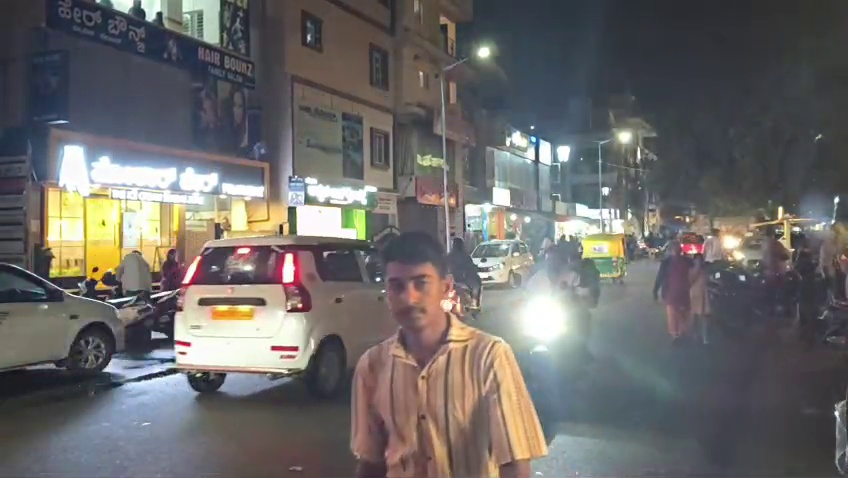
#> input picture backend/tmp_frs_video_test/frame_1.jpg, 848 x 478 px
$ python -i cameraQuality.py   (imports and definitions only)   (older library calls are emulated)
#> lines starting #> are read from the running program, lines starting #| are printed output that depends on the picture
#> further down, picture is the input picture: shape (478, 848, 3); mean B, G, R 104.3, 105.5, 107.6
from __future__ import annotations
from dataclasses import dataclass
from typing import Any, Dict, List
import cv2
import numpy as np

@dataclass(frozen=True)
class QualityThresholds:
    min_quality: float = 0.40
    enhance_below: float = 0.72
    dark_mean: float = 55.0
    very_dark_mean: float = 35.0
    bright_mean: float = 205.0
    contrast_min: float = 28.0
    blur_min: float = 65.0
    severe_blur: float = 25.0
    glare_ratio: float = 0.035
    fog_edge_density: float = 0.015

DEFAULT_THRESHOLDS = QualityThresholds()

def _clip01(v: float) -> float:
    return float(max(0.0, min(1.0, v)))

def _normalize(v: float, lo: float, hi: float) -> float:
    return _clip01((float(v)-lo)/(hi-lo)) if hi > lo else 0.0

def assess_frame_quality(frame: np.ndarray, thresholds: QualityThresholds = DEFAULT_THRESHOLDS) -> Dict[str, Any]:
    if not isinstance(frame, np.ndarray) or frame.size == 0:
        return {"ok": False, "quality_score": 0.0, "mode": "INVALID", "needs_enhancement": False,
                "flags": ["invalid_frame"], "reason": "invalid_frame", "metrics": {}}
    try:
        gray = frame if frame.ndim == 2 else cv2.cvtColor(frame, cv2.COLOR_BGR2GRAY)
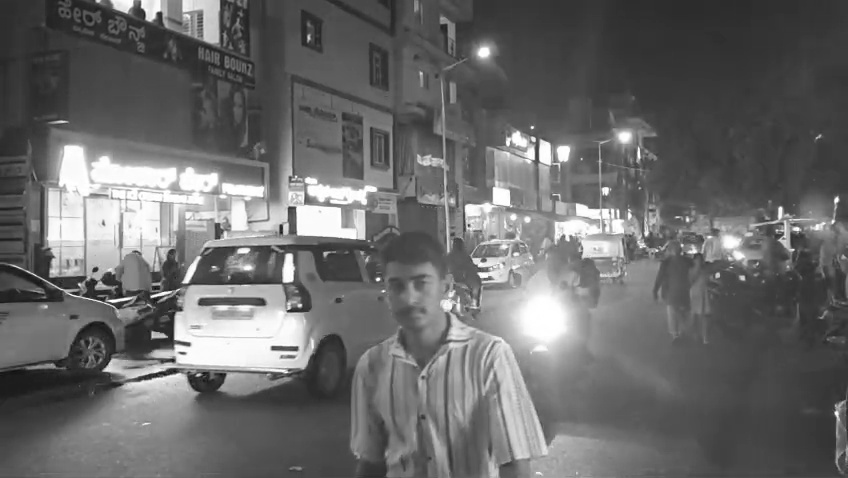
#> gray: shape (478, 848); min 5, max 255, mean 106
        h, w = gray.shape[:2]
#> h = 478; w = 848
        metric = gray
        if w > 640:
            s = 640.0 / w
#> s = 0.755
            metric = cv2.resize(gray, (640, max(1, int(h*s))), interpolation=cv2.INTER_AREA)

        brightness = float(np.mean(metric))
#> brightness = 106
        contrast = float(np.std(metric))
#> contrast = 53.67
        blur = float(cv2.Laplacian(metric, cv2.CV_64F).var())
#> blur = 331.9
        edges = cv2.Canny(metric, 50, 150)
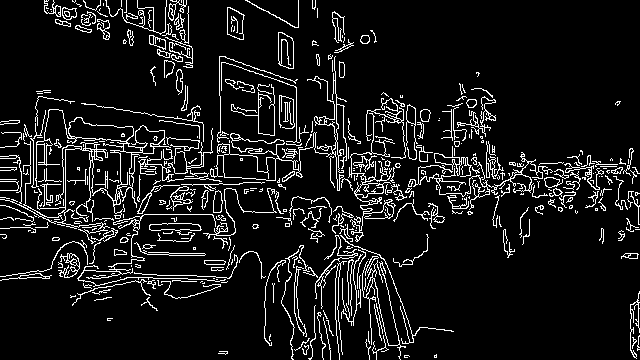
#> edges: shape (360, 640); 9.3% white in thin lines or dots
        edge_density = float(np.count_nonzero(edges)) / float(edges.size or 1)
#> edge_density = 0.0927
        median = cv2.medianBlur(metric, 3)
        noise = float(np.std(metric.astype(np.float32)-median.astype(np.float32)))
#> noise = 4.27
        dark_ratio = float(np.mean(metric < 45))
#> dark_ratio = 0.0189
        bright_ratio = float(np.mean(metric > 235))
#> bright_ratio = 0.0476

        fog = contrast < 42 and edge_density < thresholds.fog_edge_density and dark_ratio < 0.55
#> fog = False
        flags: List[str] = []
        if brightness <= thresholds.very_dark_mean: flags.append("very_dark")
        elif brightness <= thresholds.dark_mean: flags.append("low_light")
        if brightness >= thresholds.bright_mean or bright_ratio >= thresholds.glare_ratio: flags.append("overexposed_or_glare")
        if contrast < thresholds.contrast_min: flags.append("low_contrast")
        if blur < thresholds.severe_blur: flags.append("severe_blur")
        elif blur < thresholds.blur_min: flags.append("blur")
        if noise >= 18: flags.append("high_noise")
        if fog: flags.append("possible_fog_haze")

        brightness_score = _clip01(1 - abs(brightness-128)/128)
#> brightness_score = 0.828
        contrast_score = _normalize(contrast, 15, 75)
#> contrast_score = 0.645
        blur_score = _normalize(blur, 25, 450)
#> blur_score = 0.722
        noise_score = 1 - _normalize(noise, 4, 28)
#> noise_score = 0.989
        glare_penalty = _normalize(bright_ratio, thresholds.glare_ratio, min(0.2, thresholds.glare_ratio*4))
#> glare_penalty = 0.12
        quality = (brightness_score*0.27 + contrast_score*0.20 + blur_score*0.23 +
                   noise_score*0.12 + max(0, 1-glare_penalty)*0.18)
#> quality = 0.796
        if fog: quality -= 0.22
        quality = _clip01(quality)

        if quality >= thresholds.enhance_below: mode = "GOOD"
        elif "very_dark" in flags: mode = "LOW_LIGHT"
        elif fog: mode = "FOG_HAZE"
        elif "overexposed_or_glare" in flags: mode = "GLARE"
        elif "severe_blur" in flags: mode = "SEVERE_BLUR"
        elif "blur" in flags: mode = "BLUR"
        elif "high_noise" in flags: mode = "NOISY"
        elif "low_contrast" in flags: mode = "LOW_CONTRAST"
        else: mode = "MODERATE"

        needs = quality < thresholds.enhance_below and bool(set(flags) & {
            "very_dark","low_light","possible_fog_haze","overexposed_or_glare","low_contrast","high_noise"
        })
#> needs = False
        return {
            "ok": quality >= thresholds.min_quality,
            "quality_score": round(quality,4),
            "mode": mode,
            "needs_enhancement": bool(needs),
            "flags": flags,
            "reason": "good" if quality >= thresholds.enhance_below else ",".join(flags) if flags else "moderate_quality",
            "metrics": {
                "width": int(w), "height": int(h), "mean_brightness": round(brightness,3),
                "contrast_std": round(contrast,3), "blur_laplacian": round(blur,3),
                "edge_density": round(edge_density,5), "noise_estimate": round(noise,3),
                "dark_ratio": round(dark_ratio,4), "bright_ratio": round(bright_ratio,4),
            },
        }
    except Exception as exc:
        return {"ok": False, "quality_score": 0.0, "mode": "ERROR", "needs_enhancement": False,
                "flags": ["quality_check_error"], "reason": str(exc)[:160], "metrics": {}}

def camera_quality(frame: np.ndarray) -> Dict[str, Any]:
    return assess_frame_quality(frame)

>>> import cv2
>>> picture = cv2.imread('../tmp_frs_video_test/frame_1.jpg')
>>> result = assess_frame_quality(picture)
#> result = 7 items

$ run again, on backend/tmp_frs_video_test/frame_2.jpg
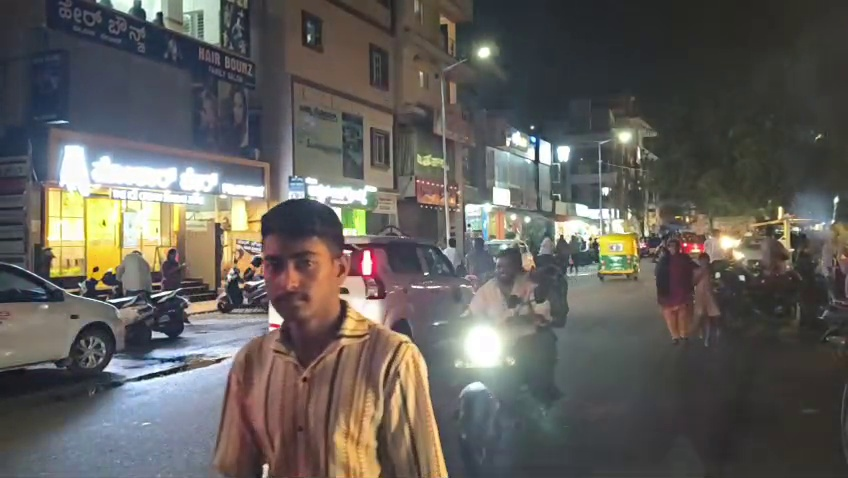
#> input picture backend/tmp_frs_video_test/frame_2.jpg, 848 x 478 px
#> picture is the input picture: shape (478, 848, 3); mean B, G, R 90.7, 94.7, 97.8
#> in assess_frame_quality, `gray = frame if frame.ndim == 2 else cv2.cvtColor(frame, cv2.COLOR_BGR..`:
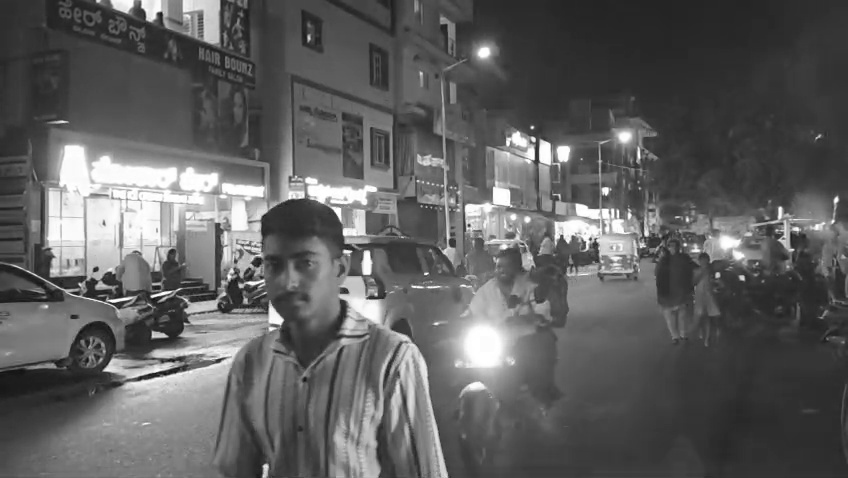
#> gray: shape (478, 848); min 15, max 255, mean 95.2
#> brightness = 95.15
#> contrast = 52.62
#> blur = 382.7
#> in assess_frame_quality, `edges = cv2.Canny(metric, 50, 150)`:
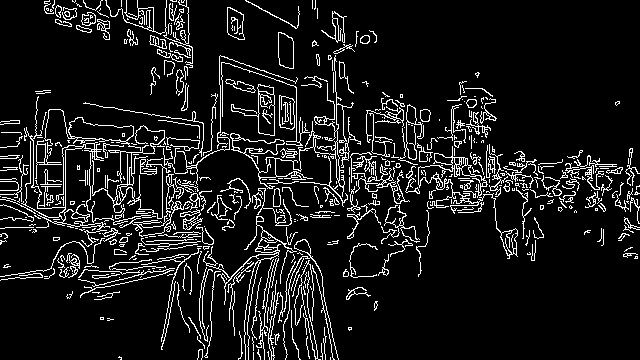
#> edges: shape (360, 640); 10% white in thin lines or dots
#> edge_density = 0.0995
#> noise = 4.64
#> dark_ratio = 0.0737
#> bright_ratio = 0.0332
#> fog = False
#> brightness_score = 0.743
#> contrast_score = 0.627
#> blur_score = 0.842
#> noise_score = 0.974
#> glare_penalty = 0
#> quality = 0.817
#> needs = False
#> result = 7 items

$ run again, on backend/tmp_frs_video_test/frame_3.jpg
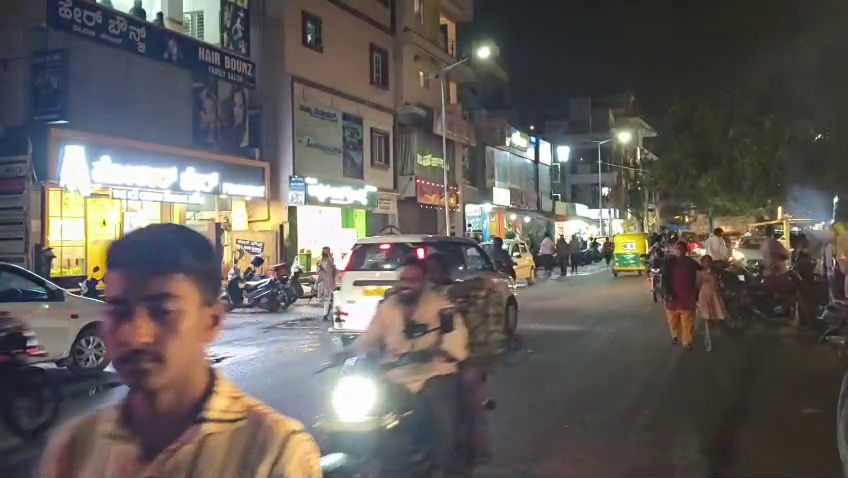
#> input picture backend/tmp_frs_video_test/frame_3.jpg, 848 x 478 px
#> picture is the input picture: shape (478, 848, 3); mean B, G, R 90.4, 94, 98.4
#> in assess_frame_quality, `gray = frame if frame.ndim == 2 else cv2.cvtColor(frame, cv2.COLOR_BGR..`:
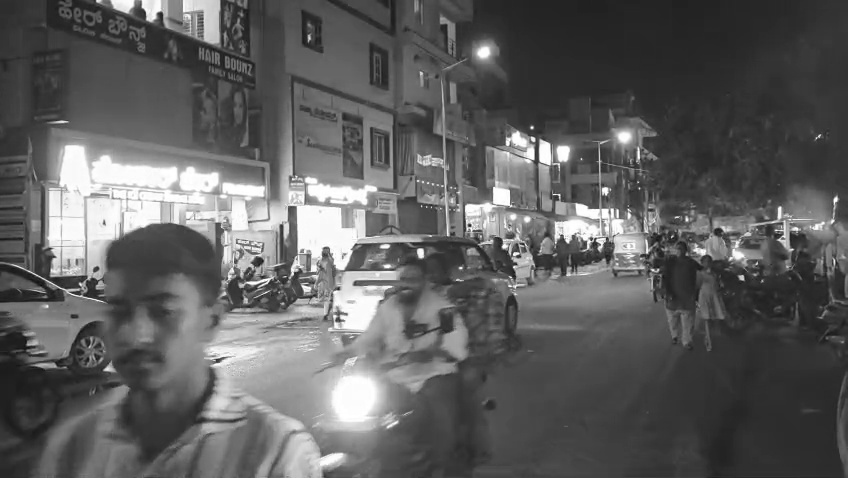
#> gray: shape (478, 848); min 9, max 255, mean 94.9
#> brightness = 94.91
#> contrast = 55.32
#> blur = 450.3
#> in assess_frame_quality, `edges = cv2.Canny(metric, 50, 150)`:
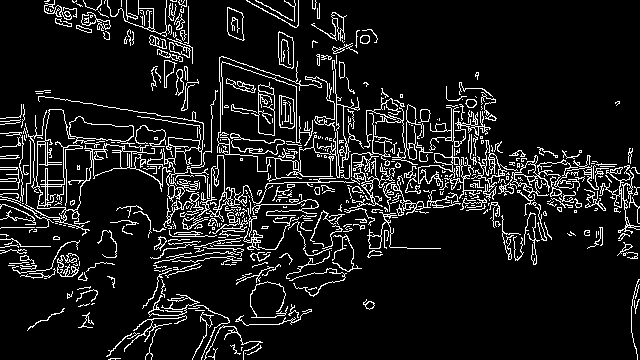
#> edges: shape (360, 640); 10.2% white in thin lines or dots
#> edge_density = 0.102
#> noise = 5.25
#> dark_ratio = 0.111
#> bright_ratio = 0.0425
#> fog = False
#> brightness_score = 0.741
#> contrast_score = 0.672
#> blur_score = 1
#> noise_score = 0.948
#> glare_penalty = 0.0716
#> quality = 0.845
#> needs = False
#> result = 7 items
